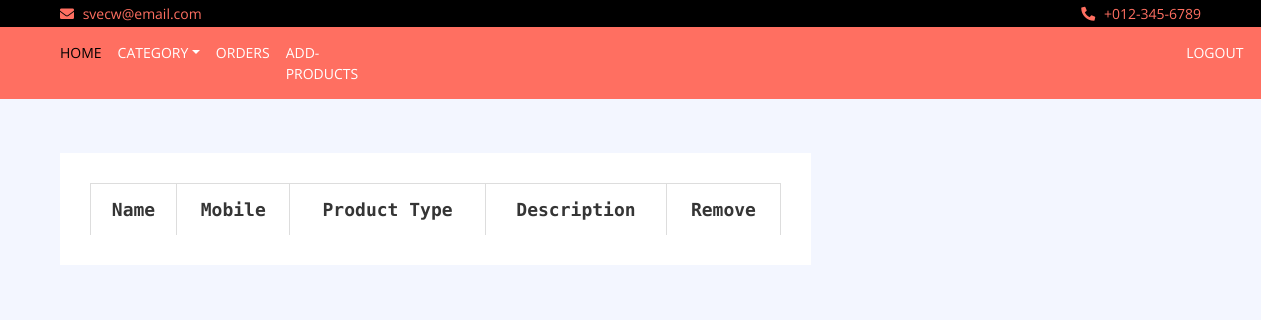
Page /Toys/requests/ (signed in) on the earlier database version.
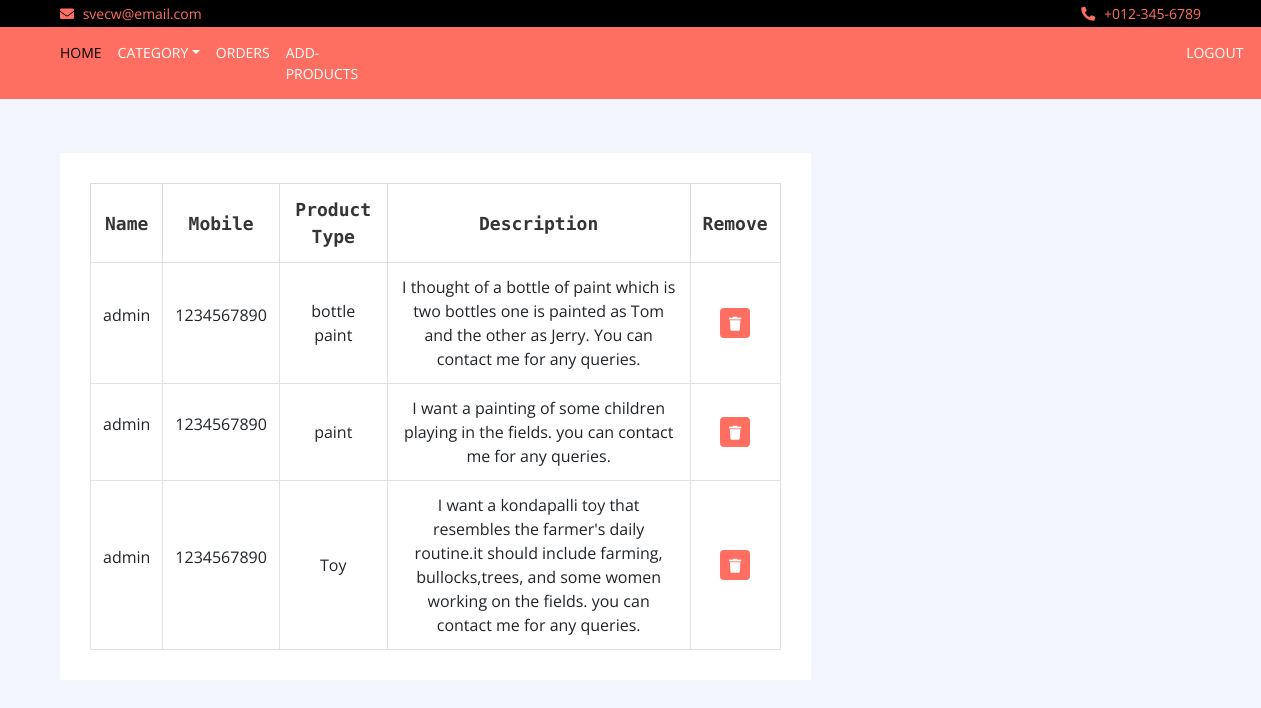
Same page on the later database version.
### Toys/models.py (models this page shows, shortened)
class Request(models.Model):
	customer = models.ForeignKey(Customer,on_delete=models.CASCADE)
	ProductType = models.CharField(max_length=20)
	Description = models.TextField(null=False,max_length=200)

class Customer(AbstractBaseUser):
	Email = models.EmailField(null=False,unique=True,max_length=30)
	FirstName=models.CharField(max_length=20,unique=True)
	LastName=models.CharField(max_length=20)
	Mobile=models.CharField(max_length=10)
	is_admin=models.BooleanField(default=False)
	is_active=models.BooleanField(default=True)
	is_staff=models.BooleanField(default=False)
	is_superuser=models.BooleanField(default=False)
	USERNAME_FIELD = 'Email'
	REQUIRED_FIELDS = ['FirstName','LastName','Mobile']
	objects = MyUserManager()

### Toys/views.py (the view)
# urls.py: path('requests/', views.requests, name = 'requests'),
def requests(req):
	if req.user.is_authenticated:
		ad=False
		data = Request.objects.all()
		return render(req,'requests.html',{'data':data,'ad':ad})
	return render(req,'login.html',{'ad':False})

### Toys/templates/requests.html (shortened to what the changed rows need)
{% load static %}
<!DOCTYPE html>
<html lang="en">
    <head>
        <link href="https://stackpath.bootstrapcdn.com/bootstrap/4.4.1/css/bootstrap.min.css" rel="stylesheet">
        <link href="https://cdnjs.cloudflare.com/ajax/libs/font-awesome/5.10.0/css/all.min.css" rel="stylesheet">
        <link href="{% static 'lib/slick/slick.css' %}" rel="stylesheet">
        <link href="{% static 'lib/slick/slick-theme.css' %}" rel="stylesheet">
        {% load static %}
        <link href="{% static 'style.css' %}" rel="stylesheet" type="text/css">
           </head>
    </head>
    <body>
        <br>
        <div class="cart-page">
            <div class="container-fluid">
                <div class="row">
                    <div class="col-lg-8">
                        <div class="cart-page-inner">
                            <div class="table-responsive">
                                <table class="table table-bordered">
                                    <thead class="thead-dark">
                                        <tr>
                                            <th>Name</th>
                                            <th>Mobile</th>
                                            <th>Product Type</th>
                                            <th>Description</th>
                                            <th>Remove</th>
                                        </tr>
                                    </thead>
                                    <tbody class="align-middle">
                                        {% for row in data %}
                                        <tr>
                                            <td>
                                                    <p> {{row.customer.LastName}} </p>
                                            </td>
                                            <td>
                                                    <p> {{row.customer.Mobile}} </p>
                                            </td>
                                            <td> {{row.ProductType}}</td>
                                            <td type = "textField" rows="7">
                                                {{row.Description}}
                                            </td>
                                            <td><a href="{% url 'removeRequest' row.id %}"><button><i class="fa fa-trash"></i></button></a></td>
                                        </tr>
                                                                               {%endfor%}
                                    </tbody>
                                </table>
                            </div>
                        </div>
                    </div>
                    </div>
                </div>
            </div>
    </body>
</html>

Differences in the rows shown:
added Request: customer.LastName "admin", customer.Mobile "1234567890", ProductType "bottle paint", Description "I thought of a bottle of paint which is two bottles one is painted as Tom and the other as Jerry. You can contact me for any queries."
added Request: customer.LastName "admin", customer.Mobile "1234567890", ProductType "paint", Description "I want a painting of some children playing in the fields. you can contact me for any queries."
added Request: customer.LastName "admin", customer.Mobile "1234567890", ProductType "Toy", Description "I want a kondapalli toy that resembles the farmer's daily routine.it should include farming, bullocks,trees, and some women working on the fields. you can contact me for any queries."
